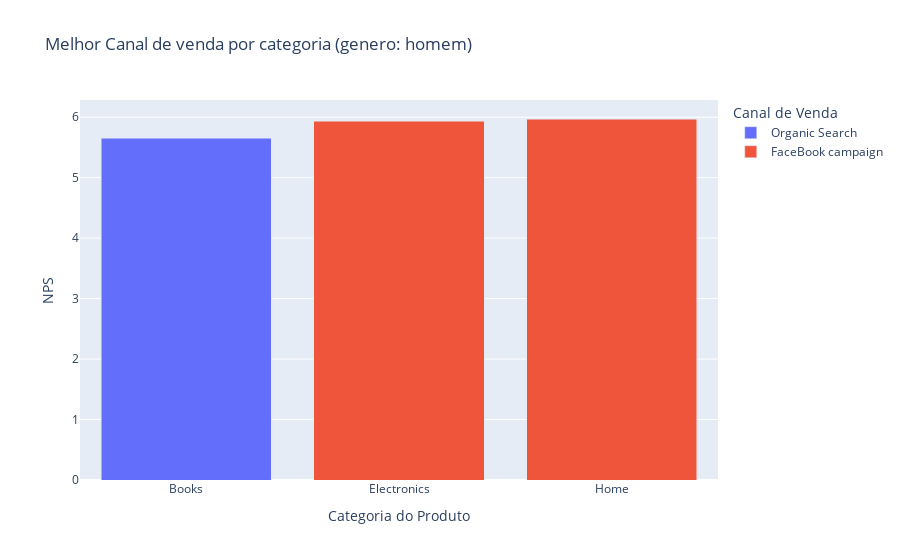
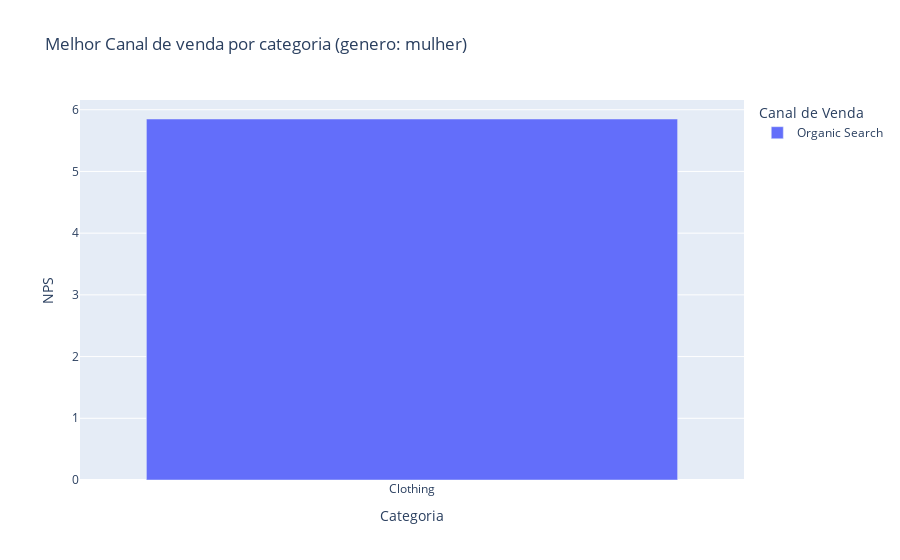

Notebook code cell kept with these figures, in order:
### Code cell
# passo 12: responder à pergunta "Qual o canal ideal para vender determinado tipo de produto (considerando genero e idade)?"

# agrupar dados por Categoria, Genero, Idade e Canal de Venda, e calcular a média de NPS
df_grouped = df.groupby(["Product Category", "Gender", "Customer Age ", "Source"])["NPS"].mean().round(2).reset_index()

# qual o melhor canal de venda para cada categoria, considerando genero e idade
melhor_canal = df_grouped.loc[df_grouped.groupby("Product Category")["NPS"].idxmax()]
melhor_canal

# filtrar os dados para o genero "Male"
melhor_canal_homem = melhor_canal[melhor_canal["Gender"] == "Male"]

# gráfico para o genero "Male"
fig_homem = px.bar(melhor_canal_homem, x="Product Category", y="NPS", color="Source", title="Melhor Canal de venda por categoria (genero: homem)",
                  labels={"Product Category": "Categoria do Produto", "NPS": "NPS", "Source": "Canal de Venda"})
fig_homem.update_layout(barmode="stack")

# filtrar os dados para o genero "Female"
melhor_canal_mulher = melhor_canal[melhor_canal["Gender"] == "Female"]

# gráfico para o genero "Male"
fig_mulher = px.bar(melhor_canal_mulher, x="Product Category", y="NPS", color="Source", title="Melhor Canal de venda por categoria (genero: mulher)",
                  labels={"Product Category": "Categoria", "NPS": "NPS", "Source": "Canal de Venda"})
fig_mulher.update_layout(barmode="stack")

# exibir graficos
fig_homem.show()
fig_mulher.show()

### Figure 1 — Plotly figure (JSON) as saved in the notebook; plotly's stock layout.template omitted (floating-point values rounded to 4 significant figures)
{"data": [{"alignmentgroup": "True", "hovertemplate": "Canal de Venda=Organic Search<br>Categoria do Produto=%{x}<br>NPS=%{y}<extra></extra>", "legendgroup": "Organic Search", "marker": {"color": "#636efa", "pattern": {"shape": ""}}, "name": "Organic Search", "offsetgroup": "Organic Search", "orientation": "v", "showlegend": true, "textposition": "auto", "type": "bar", "x": ["Books"], "xaxis": "x", "y": [5.65], "yaxis": "y"}, {"alignmentgroup": "True", "hovertemplate": "Canal de Venda=FaceBook campaign<br>Categoria do Produto=%{x}<br>NPS=%{y}<extra></extra>", "legendgroup": "FaceBook campaign", "marker": {"color": "#EF553B", "pattern": {"shape": ""}}, "name": "FaceBook campaign", "offsetgroup": "FaceBook campaign", "orientation": "v", "showlegend": true, "textposition": "auto", "type": "bar", "x": ["Electronics", "Home"], "xaxis": "x", "y": [5.93, 5.97], "yaxis": "y"}], "layout": {"barmode": "stack", "legend": {"title": {"text": "Canal de Venda"}, "tracegroupgap": 0}, "title": {"text": "Melhor Canal de venda por categoria (genero: homem)"}, "xaxis": {"anchor": "y", "domain": [0, 1], "title": {"text": "Categoria do Produto"}}, "yaxis": {"anchor": "x", "domain": [0, 1], "title": {"text": "NPS"}}}}

### Figure 2 — Plotly figure (JSON) as saved in the notebook; plotly's stock layout.template omitted (floating-point values rounded to 4 significant figures)
{"data": [{"alignmentgroup": "True", "hovertemplate": "Canal de Venda=Organic Search<br>Categoria=%{x}<br>NPS=%{y}<extra></extra>", "legendgroup": "Organic Search", "marker": {"color": "#636efa", "pattern": {"shape": ""}}, "name": "Organic Search", "offsetgroup": "Organic Search", "orientation": "v", "showlegend": true, "textposition": "auto", "type": "bar", "x": ["Clothing"], "xaxis": "x", "y": [5.85], "yaxis": "y"}], "layout": {"barmode": "stack", "legend": {"title": {"text": "Canal de Venda"}, "tracegroupgap": 0}, "title": {"text": "Melhor Canal de venda por categoria (genero: mulher)"}, "xaxis": {"anchor": "y", "domain": [0, 1], "title": {"text": "Categoria"}}, "yaxis": {"anchor": "x", "domain": [0, 1], "title": {"text": "NPS"}}}}
